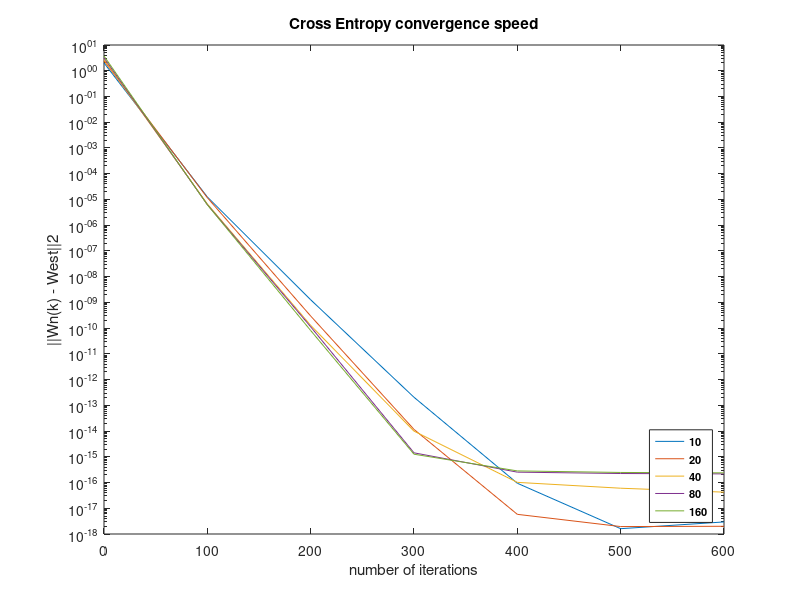

MATLAB code to generate this figure:

load('CE_distance_vs_number_of_iterations.mat');

dimensions = {'10', '20', '40', '80', '160'};



xAxis = lower_limit:step_size:upper_limit;
figure % opens new figure window


for i = 1:5
    
    
    
    semilogy(xAxis,dist_vs_num_itr_cell{i});
    
    hold on;
    
end

title('Cross Entropy convergence speed')

l = legend(dimensions,'FontSize',8,'FontWeight','bold', 'Location','southeast');
%title(l,'dimension values')

xlabel('number of iterations')
ylabel('||Wn(k) - West||2')

